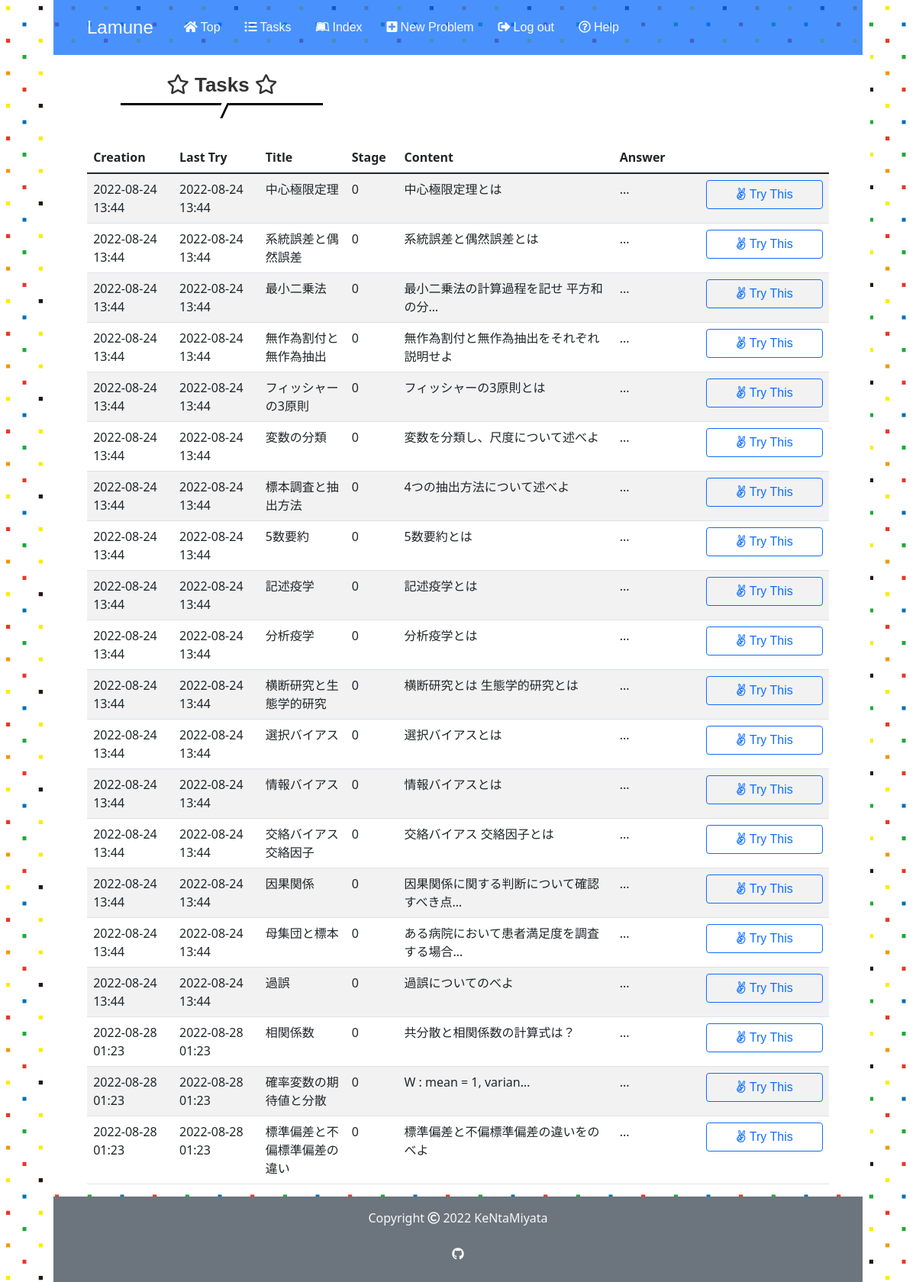
Screenshot of /3/tasks (signed in) with the database file from the repository.
### app.py (models this page shows)
class Problem(db.Model):
    id = db.Column(db.Integer, primary_key=True)
    user_id = db.Column(db.Integer, db.ForeignKey('user.id'), nullable=False)
    title = db.Column(db.String(50), nullable=False)
    body = db.Column(db.String(500), nullable=False)
    answer = db.Column(db.String(500), nullable=False)
    stage = db.Column(db.Integer, default=0)
    last_time = db.Column(db.DateTime, nullable=False,
                          default=datetime.datetime.now(pytz.timezone('Asia/Tokyo')))
    created_at = db.Column(db.DateTime, nullable=False,
                           default=datetime.datetime.now(pytz.timezone('Asia/Tokyo')))
    solved_history = db.Column(db.String)

### app.py (the view)
@app.route("/<int:user_id>/tasks", methods=["GET"])
@login_required
def tasks(user_id):
    if user_id != current_user.id:
        return apology("You can't look this page! Get out!", 401)
    tasks = []
    my_problems = Problem.query.filter_by(user_id=user_id).all()
    for problem in my_problems:
        passed_time = datetime.datetime.now(pytz.timezone(
            'Asia/Tokyo')).replace(tzinfo=None) - problem.last_time
        if passed_time >= stage_list[problem.stage]:
            tasks.append(problem)
        else:
            continue
    return render_template("tasks.html", problems=tasks, user=current_user)

### app.py (called while the page is built)
@app.before_request
def before_request():
    session.permanent = True
    app.permanent_session_lifetime = datetime.timedelta(minutes=30)
    session.modified = True

@login_manager.user_loader
def load_user(user_id):
    return User.query.get(int(user_id))

### helpers.py (called while the page is built)
def show_datetime(t):
    return t.strftime('%Y-%m-%d %H:%M')

### templates/tasks.html (shortened to what this page needs)
{% extends "layout.html" %}
{% block main %}
    <div class="col-lg-3 col-md-4 col-12 offset-md-1 pt-4">
        <h2><i class="far fa-star"></i> Tasks <i class="far fa-star"></i></h2>
    </div>
    <div class="col-11 mx-auto mt-5">
        <table class="table table-striped text-start index d-none d-md-block">
            <thead>
                <tr>
                    <th style="width: 10%">Creation</th>
                    <th style="width: 10%">Last Try</th>
                    <th style="width: 10%">Title</th>
                    <th style="width: 5%">Stage</th>
                    <th style="width: 25%">Content</th>
                    <th style="width: 10%">Answer</th>
                    <th style="width: 15%"></th>
                </tr>
            </thead>
            <tbody>
                {% for problem in problems %}
                <tr data-href="/{{ user.id }}/{{ problem.id }}">
                    <td>{{ problem.created_at | show_datetime }}</td>
                    <td>{{ problem.last_time | show_datetime }}</td>
                    <td>{{ problem.title }}</td>
                    <td>{{ problem.stage }}</td>
                    <td>
                    </td>
                    <td>...</td>
                    <td><a class="btn btn-outline-primary w-100" href="/{{ user.id }}/{{ problem.id }}/trytry"><i class="fab fa-angellist"></i> Try This</a></td>
                </tr>
                {% endfor %}
            </tbody>
        </table>
    </div>
{% endblock %}

### static/stylesheet/styles.css (style rules this page uses)
* { padding: 0; margin: 0; box-sizing: border-box; }
a { text-decoration: none; }
body { width: 90%; height: 100%; margin: 0 auto; background-image: url(../images/lamune_side_back.jpg); }
h1, h2, h3, .navbar-brand, .nav-link, .btn { font-family: Chalkduster, "Bradley Hand", "Segoe Print", sans-serif; }
h2 { position: relative; padding-bottom: 0.5rem; border-bottom: 3px solid black; background-color: white; color: #333; font-weight: bold; font-size: 26px; }
h2:before { position: absolute; top: 100%; left: 50%; transform: translateX(-50%) skew(-25deg); height: 20px; width: 10px; border-right: 3px solid black; background-color: white; content: ""; }

### rows the page displays
Problem: created_at|show_datetime "2022-08-24 13:44", last_time|show_datetime "2022-08-24 13:44", title "中心極限定理", stage "0"
Problem: created_at|show_datetime "2022-08-24 13:44", last_time|show_datetime "2022-08-24 13:44", title "系統誤差と偶然誤差", stage "0"
Problem: created_at|show_datetime "2022-08-24 13:44", last_time|show_datetime "2022-08-24 13:44", title "最小二乗法", stage "0"
Problem: created_at|show_datetime "2022-08-24 13:44", last_time|show_datetime "2022-08-24 13:44", title "無作為割付と無作為抽出", stage "0"
Problem: created_at|show_datetime "2022-08-24 13:44", last_time|show_datetime "2022-08-24 13:44", title "フィッシャーの3原則", stage "0"
Problem: created_at|show_datetime "2022-08-24 13:44", last_time|show_datetime "2022-08-24 13:44", title "変数の分類", stage "0"
Problem: created_at|show_datetime "2022-08-24 13:44", last_time|show_datetime "2022-08-24 13:44", title "標本調査と抽出方法", stage "0"
Problem: created_at|show_datetime "2022-08-24 13:44", last_time|show_datetime "2022-08-24 13:44", title "5数要約", stage "0"
Problem: created_at|show_datetime "2022-08-24 13:44", last_time|show_datetime "2022-08-24 13:44", title "記述疫学", stage "0"
Problem: created_at|show_datetime "2022-08-24 13:44", last_time|show_datetime "2022-08-24 13:44", title "分析疫学", stage "0"
Problem: created_at|show_datetime "2022-08-24 13:44", last_time|show_datetime "2022-08-24 13:44", title "横断研究と生態学的研究", stage "0"
Problem: created_at|show_datetime "2022-08-24 13:44", last_time|show_datetime "2022-08-24 13:44", title "選択バイアス", stage "0"
Problem: created_at|show_datetime "2022-08-24 13:44", last_time|show_datetime "2022-08-24 13:44", title "情報バイアス", stage "0"
Problem: created_at|show_datetime "2022-08-24 13:44", last_time|show_datetime "2022-08-24 13:44", title "交絡バイアス 交絡因子", stage "0"
Problem: created_at|show_datetime "2022-08-24 13:44", last_time|show_datetime "2022-08-24 13:44", title "因果関係", stage "0"
Problem: created_at|show_datetime "2022-08-24 13:44", last_time|show_datetime "2022-08-24 13:44", title "母集団と標本", stage "0"
Problem: created_at|show_datetime "2022-08-24 13:44", last_time|show_datetime "2022-08-24 13:44", title "過誤", stage "0"
Problem: created_at|show_datetime "2022-08-28 01:23", last_time|show_datetime "2022-08-28 01:23", title "相関係数", stage "0"
Problem: created_at|show_datetime "2022-08-28 01:23", last_time|show_datetime "2022-08-28 01:23", title "確率変数の期待値と分散", stage "0"
Problem: created_at|show_datetime "2022-08-28 01:23", last_time|show_datetime "2022-08-28 01:23", title "標準偏差と不偏標準偏差の違い", stage "0"
